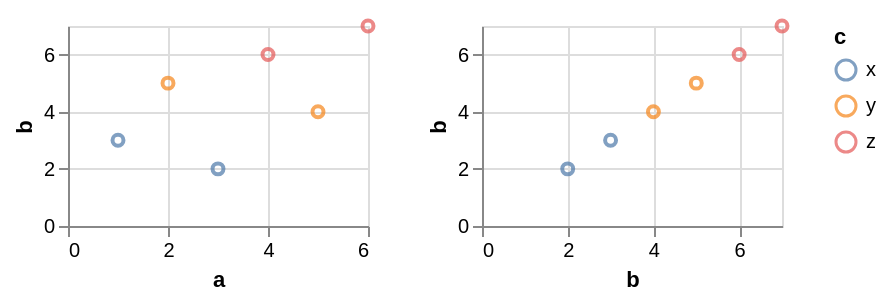

The Vega-Lite source for this figure:
### Vega-Lite specification from a JSON file in a GitHub repository (floating-point values rounded to 4 significant figures)
{"$schema": "https://vega.github.io/schema/vega-lite/v6.json", "data": {"values": [{"a": 1, "b": 3, "c": "x", "d": "2020-01-01"}, {"a": 2, "b": 5, "c": "y", "d": "2020-03-01"}, {"a": 3, "b": 2, "c": "x", "d": "2020-06-01"}, {"a": 4, "b": 6, "c": "z", "d": "2020-09-01"}, {"a": 5, "b": 4, "c": "y", "d": "2021-01-01"}, {"a": 6, "b": 7, "c": "z", "d": "2021-04-01"}]}, "repeat": {"column": ["a", "b"]}, "spec": {"width": 150, "height": 100, "mark": "point", "encoding": {"x": {"field": {"repeat": "column"}, "type": "quantitative"}, "y": {"field": "b", "type": "quantitative"}, "color": {"condition": {"param": "pick", "field": "c", "type": "nominal"}, "value": "gray"}}, "params": [{"name": "pick", "select": {"type": "point", "fields": ["c"]}}]}}
